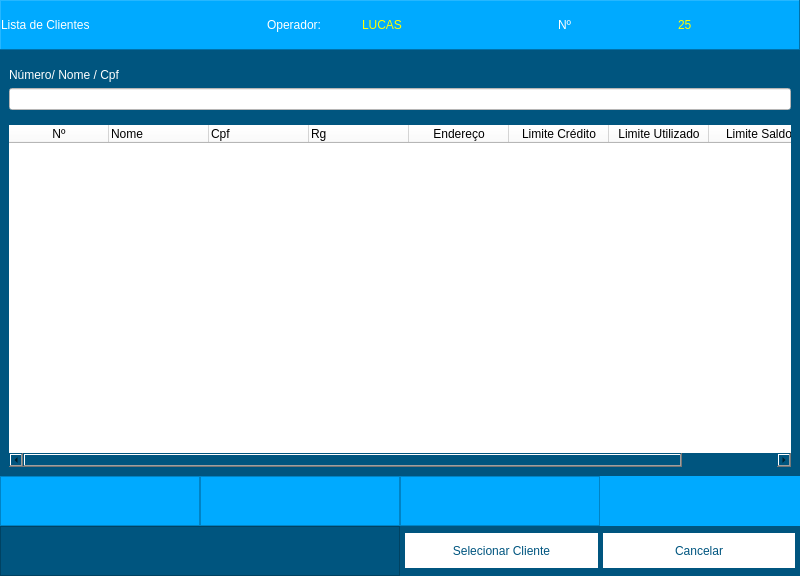
<?xml version="1.0" encoding="UTF-8"?>
<ui version="4.0">
 <class>Lista_Cliente</class>
 <widget class="QMainWindow" name="Lista_Cliente">
  <property name="windowModality">
   <enum>Qt::ApplicationModal</enum>
  </property>
  <property name="geometry">
   <rect>
    <x>0</x>
    <y>0</y>
    <width>800</width>
    <height>576</height>
   </rect>
  </property>
  <property name="minimumSize">
   <size>
    <width>800</width>
    <height>576</height>
   </size>
  </property>
  <property name="maximumSize">
   <size>
    <width>800</width>
    <height>576</height>
   </size>
  </property>
  <property name="windowTitle">
   <string>Lista_Cliente</string>
  </property>
  <widget class="QWidget" name="centralwidget">
   <layout class="QGridLayout" name="gridLayout_5">
    <property name="leftMargin">
     <number>0</number>
    </property>
    <property name="topMargin">
     <number>0</number>
    </property>
    <property name="rightMargin">
     <number>0</number>
    </property>
    <property name="bottomMargin">
     <number>0</number>
    </property>
    <property name="verticalSpacing">
     <number>0</number>
    </property>
    <item row="0" column="0">
     <widget class="QStackedWidget" name="stackedWidget">
      <property name="currentIndex">
       <number>0</number>
      </property>
      <widget class="QWidget" name="Venda">
       <layout class="QVBoxLayout" name="verticalLayout_4">
        <property name="spacing">
         <number>0</number>
        </property>
        <property name="leftMargin">
         <number>0</number>
        </property>
        <property name="topMargin">
         <number>0</number>
        </property>
        <property name="rightMargin">
         <number>0</number>
        </property>
        <property name="bottomMargin">
         <number>0</number>
        </property>
        <item>
         <widget class="QFrame" name="frame_2">
          <property name="minimumSize">
           <size>
            <width>0</width>
            <height>50</height>
           </size>
          </property>
          <property name="styleSheet">
           <string notr="true">background-color: rgb(0, 170, 255);</string>
          </property>
          <property name="frameShape">
           <enum>QFrame::Panel</enum>
          </property>
          <property name="frameShadow">
           <enum>QFrame::Raised</enum>
          </property>
          <layout class="QHBoxLayout" name="horizontalLayout">
           <property name="spacing">
            <number>0</number>
           </property>
           <property name="leftMargin">
            <number>0</number>
           </property>
           <property name="topMargin">
            <number>0</number>
           </property>
           <property name="rightMargin">
            <number>0</number>
           </property>
           <property name="bottomMargin">
            <number>0</number>
           </property>
           <item>
            <widget class="QFrame" name="frame_5">
             <property name="frameShape">
              <enum>QFrame::NoFrame</enum>
             </property>
             <property name="frameShadow">
              <enum>QFrame::Raised</enum>
             </property>
             <layout class="QHBoxLayout" name="horizontalLayout_2">
              <property name="spacing">
               <number>0</number>
              </property>
              <property name="leftMargin">
               <number>0</number>
              </property>
              <property name="topMargin">
               <number>0</number>
              </property>
              <property name="rightMargin">
               <number>0</number>
              </property>
              <property name="bottomMargin">
               <number>0</number>
              </property>
              <item>
               <widget class="QLabel" name="Lb_Comanda_Mesa">
                <property name="styleSheet">
                 <string notr="true">color: rgb(255, 255, 255);
font: 75 16pt &quot;MS Shell Dlg 2&quot;;</string>
                </property>
                <property name="text">
                 <string>Lista de Clientes</string>
                </property>
               </widget>
              </item>
             </layout>
            </widget>
           </item>
           <item>
            <widget class="QFrame" name="frame_6">
             <property name="frameShape">
              <enum>QFrame::NoFrame</enum>
             </property>
             <property name="frameShadow">
              <enum>QFrame::Raised</enum>
             </property>
             <layout class="QHBoxLayout" name="horizontalLayout_3">
              <property name="spacing">
               <number>0</number>
              </property>
              <property name="leftMargin">
               <number>0</number>
              </property>
              <property name="topMargin">
               <number>0</number>
              </property>
              <property name="rightMargin">
               <number>0</number>
              </property>
              <property name="bottomMargin">
               <number>0</number>
              </property>
              <item>
               <widget class="QLabel" name="label_2">
                <property name="maximumSize">
                 <size>
                  <width>95</width>
                  <height>16777215</height>
                 </size>
                </property>
                <property name="styleSheet">
                 <string notr="true">color: rgb(255, 255, 255);
font: 75 16pt &quot;MS Shell Dlg 2&quot;;</string>
                </property>
                <property name="text">
                 <string>Operador:</string>
                </property>
               </widget>
              </item>
              <item>
               <widget class="QLabel" name="Lb_Nome_Perador">
                <property name="styleSheet">
                 <string notr="true">color: rgb(255, 255, 0);
font: 75 16pt &quot;MS Shell Dlg 2&quot;;</string>
                </property>
                <property name="text">
                 <string>LUCAS</string>
                </property>
               </widget>
              </item>
             </layout>
            </widget>
           </item>
           <item>
            <widget class="QFrame" name="frame_7">
             <property name="frameShape">
              <enum>QFrame::NoFrame</enum>
             </property>
             <property name="frameShadow">
              <enum>QFrame::Raised</enum>
             </property>
             <layout class="QHBoxLayout" name="horizontalLayout_7">
              <property name="spacing">
               <number>0</number>
              </property>
              <property name="leftMargin">
               <number>0</number>
              </property>
              <property name="topMargin">
               <number>0</number>
              </property>
              <property name="rightMargin">
               <number>0</number>
              </property>
              <property name="bottomMargin">
               <number>0</number>
              </property>
              <item>
               <widget class="QLabel" name="label_8">
                <property name="maximumSize">
                 <size>
                  <width>95</width>
                  <height>16777215</height>
                 </size>
                </property>
                <property name="styleSheet">
                 <string notr="true">color: rgb(255, 255, 255);
font: 75 16pt &quot;MS Shell Dlg 2&quot;;</string>
                </property>
                <property name="text">
                 <string>Nº</string>
                </property>
               </widget>
              </item>
              <item>
               <widget class="QLabel" name="Lb_Numero_Pedido">
                <property name="maximumSize">
                 <size>
                  <width>95</width>
                  <height>16777215</height>
                 </size>
                </property>
                <property name="styleSheet">
                 <string notr="true">color: rgb(255, 255, 0);
font: 75 16pt &quot;MS Shell Dlg 2&quot;;</string>
                </property>
                <property name="text">
                 <string>25</string>
                </property>
               </widget>
              </item>
             </layout>
            </widget>
           </item>
          </layout>
         </widget>
        </item>
        <item>
         <widget class="QFrame" name="frame">
          <property name="styleSheet">
           <string notr="true">background-color: rgb(0, 85, 127);</string>
          </property>
          <property name="frameShape">
           <enum>QFrame::NoFrame</enum>
          </property>
          <property name="frameShadow">
           <enum>QFrame::Raised</enum>
          </property>
          <layout class="QGridLayout" name="gridLayout">
           <item row="0" column="0">
            <widget class="QFrame" name="frame_14">
             <property name="minimumSize">
              <size>
               <width>0</width>
               <height>50</height>
              </size>
             </property>
             <property name="styleSheet">
              <string notr="true">background-color: rgb(0, 85, 127);</string>
             </property>
             <property name="frameShape">
              <enum>QFrame::NoFrame</enum>
             </property>
             <property name="frameShadow">
              <enum>QFrame::Raised</enum>
             </property>
             <layout class="QGridLayout" name="gridLayout_2">
              <property name="leftMargin">
               <number>0</number>
              </property>
              <property name="rightMargin">
               <number>0</number>
              </property>
              <item row="1" column="0">
               <widget class="QLineEdit" name="lineEdit">
                <property name="minimumSize">
                 <size>
                  <width>350</width>
                  <height>0</height>
                 </size>
                </property>
                <property name="styleSheet">
                 <string notr="true">background-color: rgb(255, 255, 255);</string>
                </property>
               </widget>
              </item>
              <item row="0" column="0">
               <widget class="QLabel" name="label">
                <property name="styleSheet">
                 <string notr="true">color: rgb(255, 255, 255);</string>
                </property>
                <property name="text">
                 <string>Número/ Nome / Cpf</string>
                </property>
               </widget>
              </item>
             </layout>
            </widget>
           </item>
           <item row="1" column="0">
            <widget class="QTableWidget" name="tableWidget_cliente">
             <property name="styleSheet">
              <string notr="true">background-color: rgb(255, 255, 255);</string>
             </property>
             <property name="frameShape">
              <enum>QFrame::NoFrame</enum>
             </property>
             <column>
              <property name="text">
               <string>Nº</string>
              </property>
             </column>
             <column>
              <property name="text">
               <string>Nome</string>
              </property>
              <property name="textAlignment">
               <set>AlignLeading|AlignVCenter</set>
              </property>
             </column>
             <column>
              <property name="text">
               <string>Cpf</string>
              </property>
              <property name="textAlignment">
               <set>AlignLeading|AlignVCenter</set>
              </property>
             </column>
             <column>
              <property name="text">
               <string>Rg</string>
              </property>
              <property name="textAlignment">
               <set>AlignLeading|AlignVCenter</set>
              </property>
             </column>
             <column>
              <property name="text">
               <string>Endereço</string>
              </property>
             </column>
             <column>
              <property name="text">
               <string>Limite Crédito</string>
              </property>
             </column>
             <column>
              <property name="text">
               <string>Limite Utilizado</string>
              </property>
             </column>
             <column>
              <property name="text">
               <string>Limite Saldo</string>
              </property>
             </column>
            </widget>
           </item>
          </layout>
         </widget>
        </item>
        <item>
         <widget class="QFrame" name="frame_4">
          <property name="minimumSize">
           <size>
            <width>0</width>
            <height>50</height>
           </size>
          </property>
          <property name="styleSheet">
           <string notr="true">background-color: rgb(0, 170, 255);</string>
          </property>
          <property name="frameShape">
           <enum>QFrame::NoFrame</enum>
          </property>
          <property name="frameShadow">
           <enum>QFrame::Raised</enum>
          </property>
          <layout class="QHBoxLayout" name="horizontalLayout_4">
           <property name="spacing">
            <number>0</number>
           </property>
           <property name="leftMargin">
            <number>0</number>
           </property>
           <property name="topMargin">
            <number>0</number>
           </property>
           <property name="rightMargin">
            <number>0</number>
           </property>
           <property name="bottomMargin">
            <number>0</number>
           </property>
           <item>
            <widget class="QFrame" name="frame_11">
             <property name="frameShape">
              <enum>QFrame::StyledPanel</enum>
             </property>
             <property name="frameShadow">
              <enum>QFrame::Raised</enum>
             </property>
             <layout class="QVBoxLayout" name="verticalLayout_2"/>
            </widget>
           </item>
           <item>
            <widget class="QFrame" name="frame_8">
             <property name="frameShape">
              <enum>QFrame::StyledPanel</enum>
             </property>
             <property name="frameShadow">
              <enum>QFrame::Raised</enum>
             </property>
            </widget>
           </item>
           <item>
            <widget class="QFrame" name="frame_9">
             <property name="frameShape">
              <enum>QFrame::StyledPanel</enum>
             </property>
             <property name="frameShadow">
              <enum>QFrame::Raised</enum>
             </property>
            </widget>
           </item>
           <item>
            <widget class="QFrame" name="frame_10">
             <property name="frameShape">
              <enum>QFrame::NoFrame</enum>
             </property>
             <property name="frameShadow">
              <enum>QFrame::Raised</enum>
             </property>
             <layout class="QVBoxLayout" name="verticalLayout_3">
              <property name="spacing">
               <number>0</number>
              </property>
              <property name="leftMargin">
               <number>0</number>
              </property>
              <property name="topMargin">
               <number>0</number>
              </property>
              <property name="rightMargin">
               <number>0</number>
              </property>
              <property name="bottomMargin">
               <number>0</number>
              </property>
             </layout>
            </widget>
           </item>
          </layout>
         </widget>
        </item>
        <item>
         <widget class="QFrame" name="frame_3">
          <property name="minimumSize">
           <size>
            <width>0</width>
            <height>50</height>
           </size>
          </property>
          <property name="styleSheet">
           <string notr="true">background-color: rgb(0, 85, 127);</string>
          </property>
          <property name="frameShape">
           <enum>QFrame::NoFrame</enum>
          </property>
          <property name="frameShadow">
           <enum>QFrame::Raised</enum>
          </property>
          <layout class="QHBoxLayout" name="horizontalLayout_5">
           <property name="spacing">
            <number>0</number>
           </property>
           <property name="leftMargin">
            <number>0</number>
           </property>
           <property name="topMargin">
            <number>0</number>
           </property>
           <property name="rightMargin">
            <number>0</number>
           </property>
           <property name="bottomMargin">
            <number>0</number>
           </property>
           <item>
            <widget class="QFrame" name="frame_12">
             <property name="styleSheet">
              <string notr="true"/>
             </property>
             <property name="frameShape">
              <enum>QFrame::StyledPanel</enum>
             </property>
             <property name="frameShadow">
              <enum>QFrame::Raised</enum>
             </property>
            </widget>
           </item>
           <item>
            <widget class="QFrame" name="frame_13">
             <property name="frameShape">
              <enum>QFrame::NoFrame</enum>
             </property>
             <property name="frameShadow">
              <enum>QFrame::Raised</enum>
             </property>
             <layout class="QHBoxLayout" name="horizontalLayout_6">
              <property name="spacing">
               <number>5</number>
              </property>
              <property name="leftMargin">
               <number>5</number>
              </property>
              <property name="topMargin">
               <number>0</number>
              </property>
              <property name="rightMargin">
               <number>5</number>
              </property>
              <property name="bottomMargin">
               <number>0</number>
              </property>
              <item>
               <widget class="QPushButton" name="Bt_Fechar_Comanda">
                <property name="minimumSize">
                 <size>
                  <width>0</width>
                  <height>35</height>
                 </size>
                </property>
                <property name="styleSheet">
                 <string notr="true">background-color: rgb(255, 255, 255);
color: rgb(0, 85, 127);
border-radius: 45px;
font: 75 10pt &quot;MS Shell Dlg 2&quot;;</string>
                </property>
                <property name="text">
                 <string>Selecionar Cliente</string>
                </property>
               </widget>
              </item>
              <item>
               <widget class="QPushButton" name="Bt_Salvar">
                <property name="minimumSize">
                 <size>
                  <width>0</width>
                  <height>35</height>
                 </size>
                </property>
                <property name="styleSheet">
                 <string notr="true">background-color: rgb(255, 255, 255);
color: rgb(0, 85, 127);
border-radius: 45px;
font: 75 10pt &quot;MS Shell Dlg 2&quot;;</string>
                </property>
                <property name="text">
                 <string>Cancelar</string>
                </property>
               </widget>
              </item>
             </layout>
            </widget>
           </item>
          </layout>
         </widget>
        </item>
       </layout>
      </widget>
     </widget>
    </item>
   </layout>
  </widget>
 </widget>
 <tabstops>
  <tabstop>lineEdit</tabstop>
  <tabstop>Bt_Fechar_Comanda</tabstop>
  <tabstop>Bt_Salvar</tabstop>
 </tabstops>
 <resources/>
 <connections/>
</ui>
